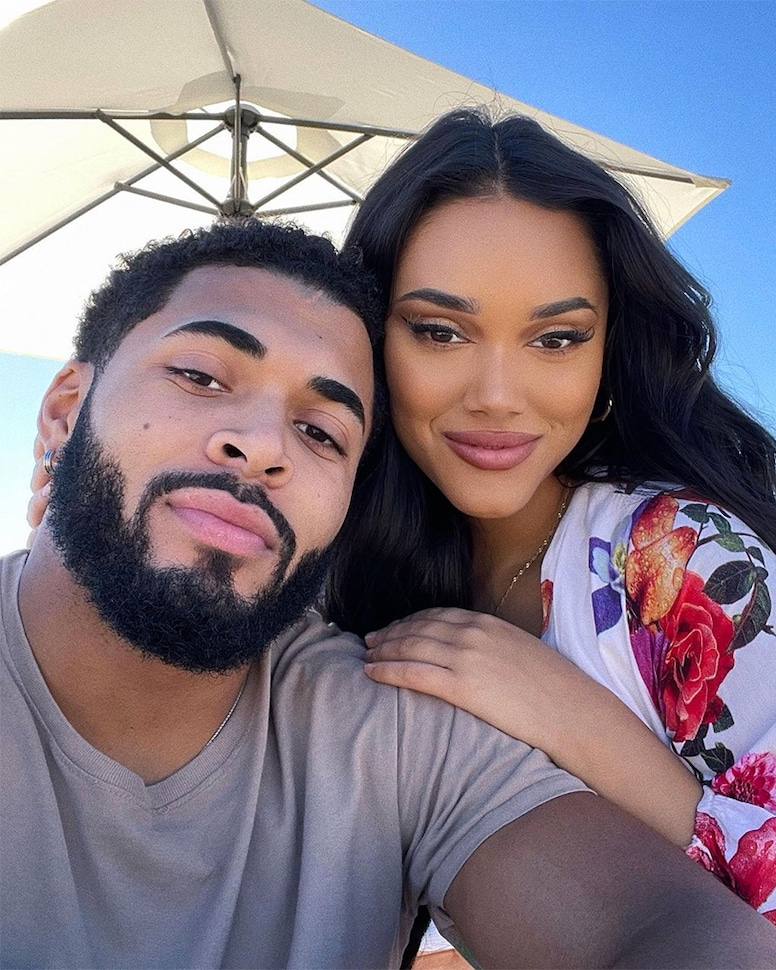
#> input picture Data/couple.jpg, 776 x 970 px, found by its file name
$ python '6. Face detection.py'
#> lines starting #> are read from the running program, lines starting #| are printed output that depends on the picture; after the words box and inside, x2 and y2 are one past the last pixel; in counts of white or black regions, pixels touching at a corner belong together
import cv2 as cv

# Woman face
# img = cv.imread("Data\\woman.jpg")

# A pair of faces
img = cv.imread("Data\\couple.jpg")
#> img is the input picture: shape (970, 776, 3); mean B, G, R 130.7, 119.3, 130
# cv.imshow('woman', img)


# Color can input good and bad information about some objects in image. Right here we change color to gray
gray = cv.cvtColor(img, cv.COLOR_BGR2GRAY)
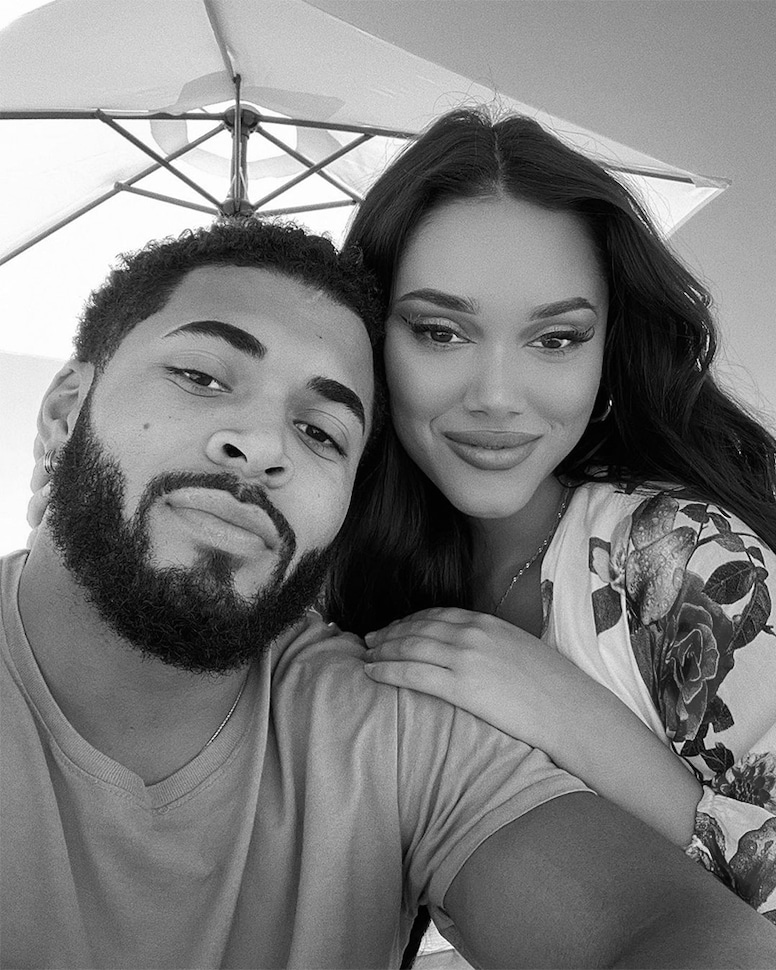
#> gray: shape (970, 776); min 0, max 255, mean 123.8
# cv.imshow('gray', gray)

# Turn on Face Classifier from .xml file
classifier = cv.CascadeClassifier('face_det.xml')

# Result. Higher values of minNeighbors is more noise
face = classifier.detectMultiScale(gray, scaleFactor=1.1, minNeighbors=3)
#> face = [[361, 228, 276, 276], [55, 295, 253, 253]]
# cv.imshow('face', face)
print('Number of faces {}'.format(len(face)))
#| Number of faces 2

# List with x, y, width and height of face
print(face)
#| [[361 228 276 276]
#|  [ 55 295 253 253]]

# Draw rectangle over detected face
for (x, y, w, h) in face:
    cv.rectangle(img, (x, y), (x+w, y+h), (255, 0, 0), thickness=2)
#> this loop made 2 passes
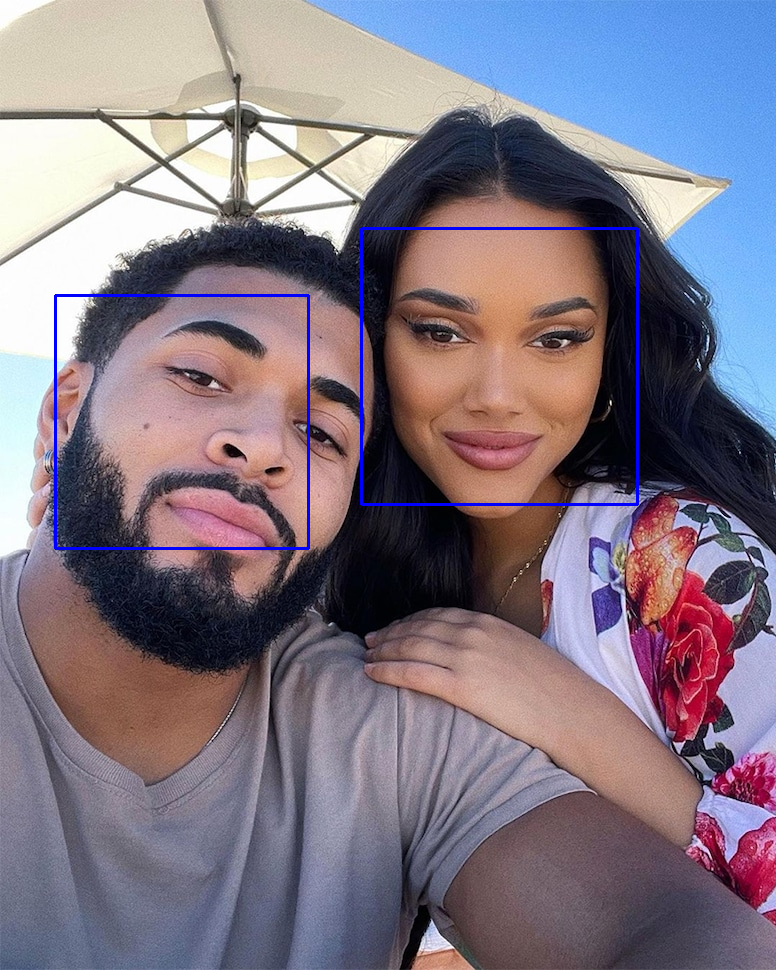
#> img: shape (970, 776, 3); 0.84% of pixels changed, all inside (x1, y1, x2, y2) = (54, 227, 639, 550)

cv.imshow('Face', img)


cv.waitKey(0)

cv.destroyAllWindows()

$ run again, with Data/woman.jpg copied over Data/couple.jpg
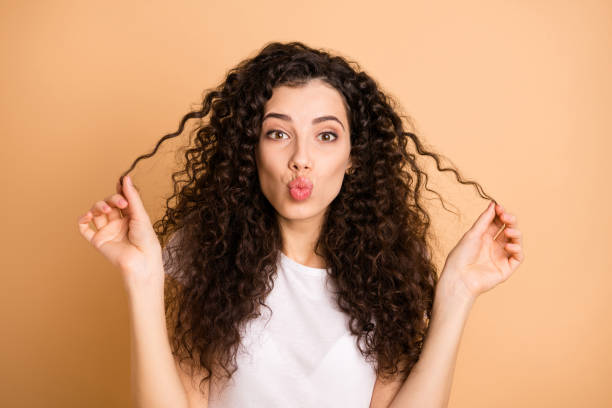
#> input picture Data/woman.jpg, 612 x 408 px, found by its file name
#> img is the input picture: shape (408, 612, 3); mean B, G, R 113.3, 149.1, 196.6
#> `gray = cv.cvtColor(img, cv.COLOR_BGR2GRAY)`:
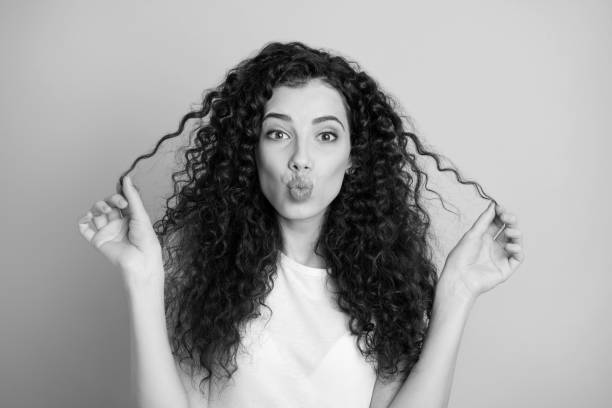
#> gray: shape (408, 612); min 0, max 252, mean 159.2
#> face = [[244, 89, 120, 120]]
#| Number of faces 1
#| [[244  89 120 120]]
#> the loop `for (x, y, w, h) in face:` made 1 pass
#> after the loop `for (x, y, w, h) in face:`:
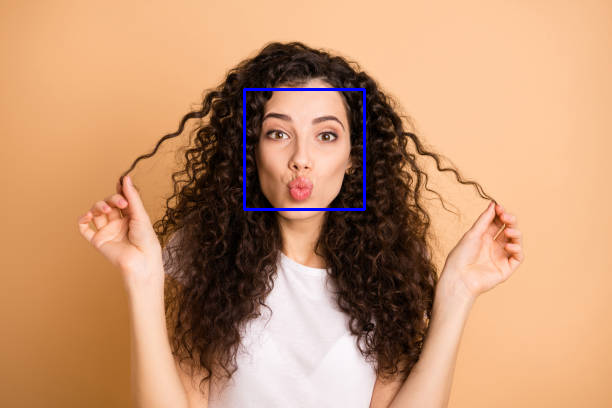
#> img: shape (408, 612, 3); 0.58% of pixels changed, all inside (x1, y1, x2, y2) = (243, 88, 366, 211)
